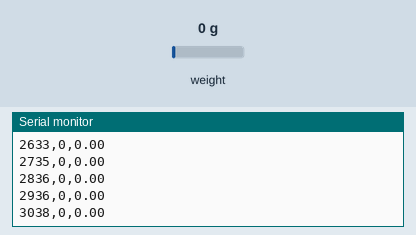
The sketch below on a simulated Arduino Uno, built with avr-gcc and run on an emulated ATmega328P. On the bench: the last lines printed to the serial monitor. The inputs (shaded band) are chosen by the test bench; at power-on: weight on the scale 0 g. Storage starts empty.

Above: at 3.2 s.
3.3 s: weight on the scale set to 100 g
At 3.35 s:
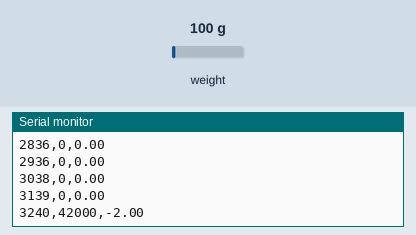
4.8 s: weight on the scale set to 1250 g
At 4.87 s:
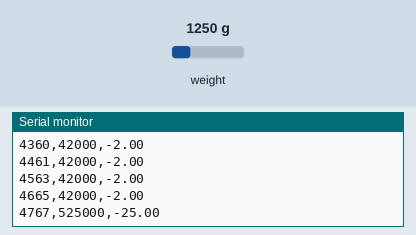
Timing chart, 0 to 7.8 s (numbered marks = the images above; inputs shaded):
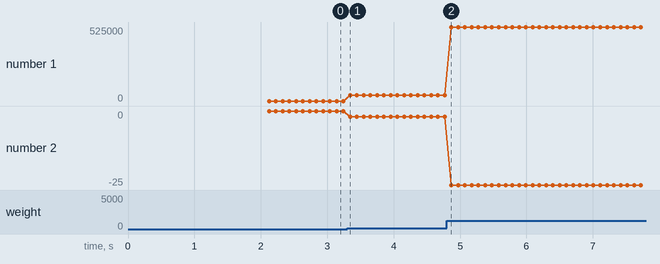

The sketch:

tms.ino
```cpp
#include "HX711.h"
#include <SPI.h>
#include <SdFat.h>

// ---------------- 핀 ----------------
#define HX_DOUT 3
#define HX_SCK  2
#define SD_CS   10

// ---------------- 보정값 ----------------
const float CALIBRATION = -21000.0f;

// ---------------- 객체 ----------------
HX711 scale;
SdFat SD;
SdFile file;

uint32_t lastFlush = 0;

// =================================================
void setup()
{
  Serial.begin(115200);
  delay(2000);
  Serial.println(F("BOOT"));

  scale.begin(HX_DOUT, HX_SCK);

  if (!SD.begin(SD_CS)) {
    Serial.println(F("SD FAIL"));
    while(1);
  }
  Serial.println(F("SD OK"));

  // TEXT 파일 생성
  if (!file.open("tms.txt", O_WRITE | O_CREAT | O_TRUNC)) {
    Serial.println(F("FILE FAIL"));
    while(1);
  }
  Serial.println(F("FILE OK"));

  // 헤더 작성 (엑셀 편하게)
  file.println(F("time_ms,raw"));
}

// =================================================
void loop()
{
  if (!scale.is_ready()) return;

  uint32_t t = millis();
  int32_t raw = scale.read();

  // ---------- SD 텍스트 저장 ----------
  file.print(t);
  file.print(',');
  file.println(raw);

  // ---------- 시리얼 출력 ----------
  float force = raw / CALIBRATION;

  Serial.print(t);
  Serial.print(',');
  Serial.print(raw);
  Serial.print(',');
  Serial.println(force);

  // ---------- flush 보호 ----------
  if (millis() - lastFlush > 1000) {
    file.flush();
    lastFlush = millis();
  }
}
```

Measured:
- after the input at 3.3 s, the serial monitor: prints a new line at once (image 1)
- plotted number 1: 0 → 42000 after the input at 3.3 s
- plotted number 2: 0 → -2 after the input at 3.3 s
